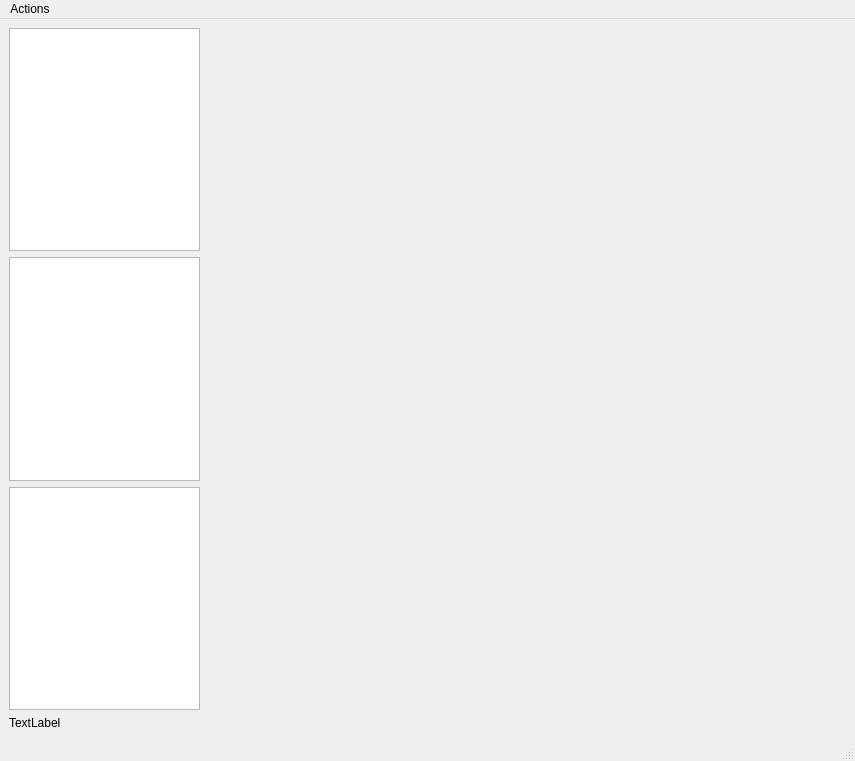
<?xml version="1.0" encoding="UTF-8"?>
<ui version="4.0">
 <class>MainWindow</class>
 <widget class="QMainWindow" name="MainWindow">
  <property name="geometry">
   <rect>
    <x>0</x>
    <y>0</y>
    <width>855</width>
    <height>761</height>
   </rect>
  </property>
  <property name="windowTitle">
   <string>MainWindow</string>
  </property>
  <widget class="QWidget" name="centralwidget">
   <layout class="QGridLayout" name="gridLayout">
    <item row="0" column="1" rowspan="3">
     <widget class="QFrame" name="canvasFrame">
      <property name="sizePolicy">
       <sizepolicy hsizetype="Preferred" vsizetype="Expanding">
        <horstretch>0</horstretch>
        <verstretch>0</verstretch>
       </sizepolicy>
      </property>
      <property name="minimumSize">
       <size>
        <width>640</width>
        <height>480</height>
       </size>
      </property>
      <property name="frameShape">
       <enum>QFrame::NoFrame</enum>
      </property>
      <property name="frameShadow">
       <enum>QFrame::Raised</enum>
      </property>
      <layout class="QHBoxLayout" name="horizontalLayout">
       <property name="margin">
        <number>0</number>
       </property>
       <item>
        <spacer name="verticalSpacer">
         <property name="orientation">
          <enum>Qt::Vertical</enum>
         </property>
         <property name="sizeHint" stdset="0">
          <size>
           <width>20</width>
           <height>40</height>
          </size>
         </property>
        </spacer>
       </item>
      </layout>
     </widget>
    </item>
    <item row="0" column="0">
     <widget class="QTableView" name="geometryTable">
      <property name="selectionMode">
       <enum>QAbstractItemView::SingleSelection</enum>
      </property>
      <property name="selectionBehavior">
       <enum>QAbstractItemView::SelectRows</enum>
      </property>
     </widget>
    </item>
    <item row="1" column="0">
     <widget class="QTableView" name="featureTable">
      <property name="selectionBehavior">
       <enum>QAbstractItemView::SelectRows</enum>
      </property>
     </widget>
    </item>
    <item row="2" column="0">
     <widget class="QTableView" name="engineTable">
      <property name="selectionMode">
       <enum>QAbstractItemView::SingleSelection</enum>
      </property>
     </widget>
    </item>
    <item row="3" column="0" colspan="2">
     <widget class="QLabel" name="classificationLabel">
      <property name="text">
       <string>TextLabel</string>
      </property>
      <property name="wordWrap">
       <bool>true</bool>
      </property>
     </widget>
    </item>
   </layout>
  </widget>
  <widget class="QMenuBar" name="menubar">
   <property name="geometry">
    <rect>
     <x>0</x>
     <y>0</y>
     <width>855</width>
     <height>25</height>
    </rect>
   </property>
   <widget class="QMenu" name="menuActions">
    <property name="title">
     <string>Actions</string>
    </property>
    <addaction name="actionClassify"/>
   </widget>
   <addaction name="menuActions"/>
  </widget>
  <widget class="QStatusBar" name="statusbar"/>
  <action name="actionClassify">
   <property name="text">
    <string>Classify</string>
   </property>
   <property name="shortcut">
    <string>Ctrl+C</string>
   </property>
  </action>
 </widget>
 <resources/>
 <connections/>
</ui>
